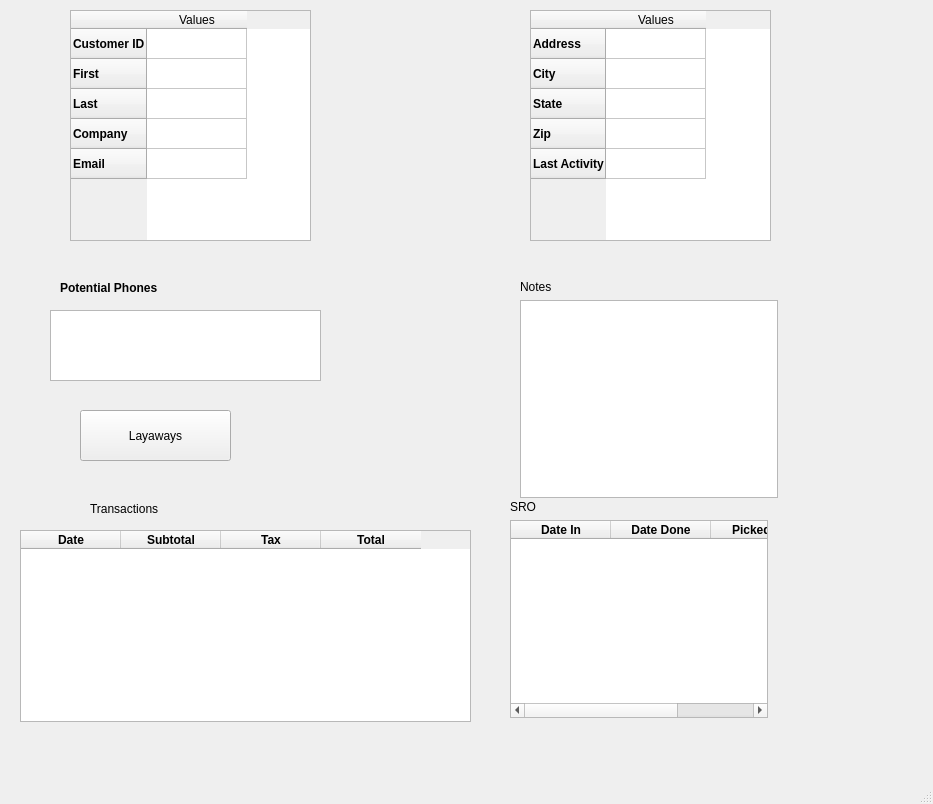
<?xml version="1.0" encoding="UTF-8"?>
<ui version="4.0">
 <class>MainWindow</class>
 <widget class="QMainWindow" name="MainWindow">
  <property name="geometry">
   <rect>
    <x>0</x>
    <y>0</y>
    <width>933</width>
    <height>804</height>
   </rect>
  </property>
  <property name="windowTitle">
   <string>MainWindow</string>
  </property>
  <widget class="QWidget" name="centralwidget">
   <widget class="QTableWidget" name="data_table_1">
    <property name="geometry">
     <rect>
      <x>70</x>
      <y>10</y>
      <width>241</width>
      <height>231</height>
     </rect>
    </property>
    <row>
     <property name="text">
      <string>Customer ID</string>
     </property>
     <property name="font">
      <font>
       <weight>75</weight>
       <bold>true</bold>
      </font>
     </property>
    </row>
    <row>
     <property name="text">
      <string>First</string>
     </property>
     <property name="font">
      <font>
       <weight>75</weight>
       <bold>true</bold>
      </font>
     </property>
    </row>
    <row>
     <property name="text">
      <string>Last</string>
     </property>
     <property name="font">
      <font>
       <weight>75</weight>
       <bold>true</bold>
      </font>
     </property>
    </row>
    <row>
     <property name="text">
      <string>Company</string>
     </property>
     <property name="font">
      <font>
       <weight>75</weight>
       <bold>true</bold>
      </font>
     </property>
    </row>
    <row>
     <property name="text">
      <string>Email</string>
     </property>
     <property name="font">
      <font>
       <weight>75</weight>
       <bold>true</bold>
      </font>
     </property>
    </row>
    <column>
     <property name="text">
      <string>Values</string>
     </property>
    </column>
   </widget>
   <widget class="QTableWidget" name="data_table_2">
    <property name="geometry">
     <rect>
      <x>530</x>
      <y>10</y>
      <width>241</width>
      <height>231</height>
     </rect>
    </property>
    <row>
     <property name="text">
      <string>Address</string>
     </property>
     <property name="font">
      <font>
       <weight>75</weight>
       <bold>true</bold>
      </font>
     </property>
    </row>
    <row>
     <property name="text">
      <string>City</string>
     </property>
     <property name="font">
      <font>
       <weight>75</weight>
       <bold>true</bold>
      </font>
     </property>
    </row>
    <row>
     <property name="text">
      <string>State</string>
     </property>
     <property name="font">
      <font>
       <weight>75</weight>
       <bold>true</bold>
      </font>
     </property>
    </row>
    <row>
     <property name="text">
      <string>Zip</string>
     </property>
     <property name="font">
      <font>
       <weight>75</weight>
       <bold>true</bold>
      </font>
     </property>
    </row>
    <row>
     <property name="text">
      <string>Last Activity</string>
     </property>
     <property name="font">
      <font>
       <weight>75</weight>
       <bold>true</bold>
      </font>
     </property>
    </row>
    <column>
     <property name="text">
      <string>Values</string>
     </property>
    </column>
   </widget>
   <widget class="QPushButton" name="pushButton">
    <property name="geometry">
     <rect>
      <x>80</x>
      <y>410</y>
      <width>151</width>
      <height>51</height>
     </rect>
    </property>
    <property name="text">
     <string>Layaways</string>
    </property>
   </widget>
   <widget class="QTableWidget" name="tableWidget_2">
    <property name="geometry">
     <rect>
      <x>20</x>
      <y>530</y>
      <width>451</width>
      <height>192</height>
     </rect>
    </property>
    <column>
     <property name="text">
      <string>Date</string>
     </property>
     <property name="font">
      <font>
       <weight>75</weight>
       <bold>true</bold>
      </font>
     </property>
    </column>
    <column>
     <property name="text">
      <string>Subtotal</string>
     </property>
     <property name="font">
      <font>
       <weight>75</weight>
       <bold>true</bold>
      </font>
     </property>
    </column>
    <column>
     <property name="text">
      <string>Tax</string>
     </property>
     <property name="font">
      <font>
       <weight>75</weight>
       <bold>true</bold>
      </font>
     </property>
    </column>
    <column>
     <property name="text">
      <string>Total</string>
     </property>
     <property name="font">
      <font>
       <weight>75</weight>
       <bold>true</bold>
      </font>
     </property>
    </column>
   </widget>
   <widget class="QLabel" name="label_2">
    <property name="geometry">
     <rect>
      <x>90</x>
      <y>500</y>
      <width>121</width>
      <height>17</height>
     </rect>
    </property>
    <property name="text">
     <string>Transactions</string>
    </property>
   </widget>
   <widget class="QWidget" name="">
    <property name="geometry">
     <rect>
      <x>510</x>
      <y>500</y>
      <width>258</width>
      <height>218</height>
     </rect>
    </property>
    <layout class="QVBoxLayout" name="verticalLayout_2">
     <item>
      <widget class="QLabel" name="label_3">
       <property name="text">
        <string>SRO</string>
       </property>
      </widget>
     </item>
     <item>
      <widget class="QTableWidget" name="tableWidget_3">
       <column>
        <property name="text">
         <string>Date In</string>
        </property>
        <property name="font">
         <font>
          <weight>75</weight>
          <bold>true</bold>
         </font>
        </property>
       </column>
       <column>
        <property name="text">
         <string>Date Done</string>
        </property>
        <property name="font">
         <font>
          <weight>75</weight>
          <bold>true</bold>
         </font>
        </property>
       </column>
       <column>
        <property name="text">
         <string>Picked Up</string>
        </property>
        <property name="font">
         <font>
          <weight>75</weight>
          <bold>true</bold>
         </font>
        </property>
       </column>
      </widget>
     </item>
    </layout>
   </widget>
   <widget class="QWidget" name="">
    <property name="geometry">
     <rect>
      <x>520</x>
      <y>280</y>
      <width>258</width>
      <height>218</height>
     </rect>
    </property>
    <layout class="QVBoxLayout" name="verticalLayout">
     <item>
      <widget class="QLabel" name="label_4">
       <property name="text">
        <string>Notes</string>
       </property>
      </widget>
     </item>
     <item>
      <widget class="QTextBrowser" name="textBrowser"/>
     </item>
    </layout>
   </widget>
   <widget class="QTableWidget" name="tableWidget">
    <property name="geometry">
     <rect>
      <x>50</x>
      <y>310</y>
      <width>271</width>
      <height>71</height>
     </rect>
    </property>
   </widget>
   <widget class="QLabel" name="label">
    <property name="geometry">
     <rect>
      <x>60</x>
      <y>280</y>
      <width>201</width>
      <height>17</height>
     </rect>
    </property>
    <property name="text">
     <string>&lt;html&gt;&lt;head/&gt;&lt;body&gt;&lt;p&gt;&lt;span style=&quot; font-weight:600;&quot;&gt;Potential Phones&lt;/span&gt;&lt;/p&gt;&lt;/body&gt;&lt;/html&gt;</string>
    </property>
   </widget>
  </widget>
  <widget class="QMenuBar" name="menubar">
   <property name="geometry">
    <rect>
     <x>0</x>
     <y>0</y>
     <width>933</width>
     <height>27</height>
    </rect>
   </property>
  </widget>
  <widget class="QStatusBar" name="statusbar"/>
 </widget>
 <resources/>
 <connections/>
</ui>
